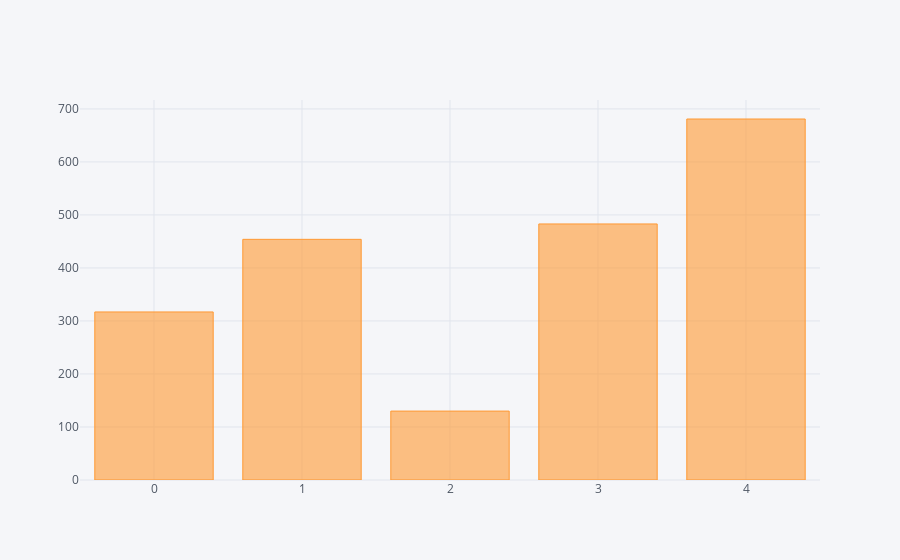

The notebook cell this image was saved under:
### Code cell
pd.DataFrame([not_in_vocab[x].count().sum() for x in not_in_vocab.columns.levels[0]]).iplot(kind='bar')

### Figure 1 — Plotly figure (JSON) as saved in the notebook; plotly's stock layout.template omitted (floating-point values rounded to 4 significant figures)
{"data": [{"marker": {"color": "rgba(255, 153, 51, 0.6)", "line": {"color": "rgba(255, 153, 51, 1.0)", "width": 1}}, "name": "0", "orientation": "v", "text": "", "type": "bar", "uid": "c4ae1475-a52d-4f5f-a0cb-7fc2f37f79b1", "x": [0, 1, 2, 3, 4], "y": [317, 454, 130, 483, 681]}], "layout": {"legend": {"bgcolor": "#F5F6F9", "font": {"color": "#4D5663"}}, "paper_bgcolor": "#F5F6F9", "plot_bgcolor": "#F5F6F9", "title": {"font": {"color": "#4D5663"}}, "xaxis": {"gridcolor": "#E1E5ED", "showgrid": true, "tickfont": {"color": "#4D5663"}, "title": {"font": {"color": "#4D5663"}, "text": ""}, "zerolinecolor": "#E1E5ED"}, "yaxis": {"gridcolor": "#E1E5ED", "showgrid": true, "tickfont": {"color": "#4D5663"}, "title": {"font": {"color": "#4D5663"}, "text": ""}, "zerolinecolor": "#E1E5ED"}}}
